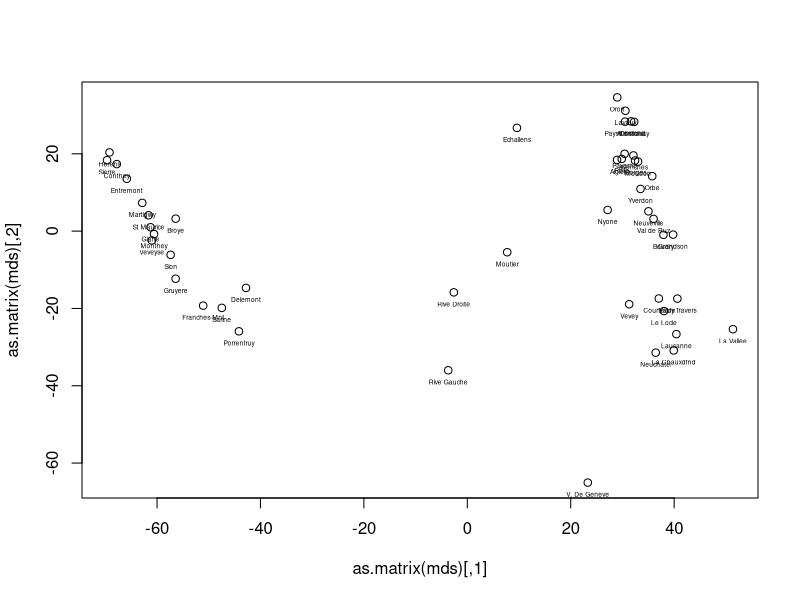
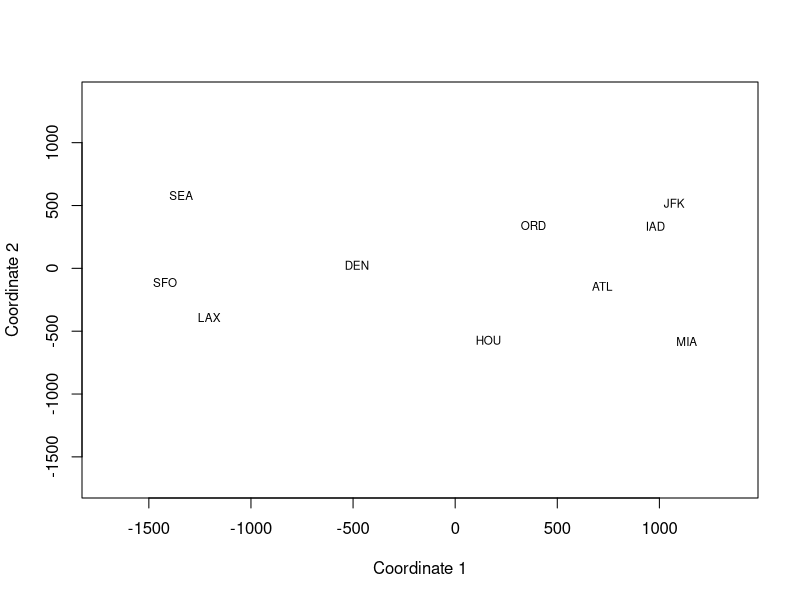

The R script that drew these images, in order: (Note: this script raises an error after producing the figures.)
# Example 4.4.2 on p. 110 of Everitt & Hothorn
# Data matrix of dim. 10x5
X <- matrix(c(
  3, 5, 6, 1, 4, 2, 0, 0, 7, 2,
  4, 1, 2, 1, 7, 2, 4, 6, 6, 1,
  4, 1, 0, 1, 3, 5, 1, 4, 5, 4,
  6, 7, 2, 0, 6, 1, 1, 3, 1, 3,
  1, 3, 6, 3, 2, 0, 1, 5, 4, 1), nrow = 10)
X

(D <- dist(X))

# Classical Multidimensional Scaling:
cmdscale(D, k = 9, eig = TRUE)
# Tries to recover data X from the distance matrix D
# You can specify any dimension k up to N-1
# Note p = 5, N = 10, so we tried MDS with maximum k
# Eigenvalues are of the matrix B = XX' estimated by
# b_ij = -0.5(d^2_ij - d^_i - d^2_j + d^2)

# Check the MDS achieves complete recovery of the original distances when k =5:
cmdscale(D, k = 5)
# Note the "recovered" points are not the same as the original data X but distances are:
max(abs(dist(X) - dist(cmdscale(D, k = 5))))

# Check duality between MDS and PCA:
max(abs(prcomp(X)$x) - abs(cmdscale(D, k = 5)))
# Note classical MDS with Euclidean distances is equivalent to PCA on covariance matrix

# Non-Euclidean distances:
X_m <- cmdscale(dist(X, method = "manhattan"), k = nrow(X) - 1, eig = TRUE)

# Eigenvalues:
(X_eigen <- X_m$eig)
# Notice some negative eigenvalues since
# When the observed proximity matrix is not Euclidean, the matrix B is
# not positive-definite. 

# Applying criteria for choosing lower dimension:
cumsum(abs(X_eigen)) / sum(abs(X_eigen))
cumsum(X_eigen^2) / sum(X_eigen^2)
# Values above 0.8 are good

# First suggest 4
# Second suggests 3


# Example: fertility and socio-economic data on 47 French speaking provinces in Switzerland.
data("swiss")
head(swiss)

mds = cmdscale(dist(swiss) )
plot(as.matrix(mds))
text(as.matrix(mds)[,1], as.matrix(mds)[,2] , 
     rownames(mds), cex = 0.4,pos=1 )


# Data from Table 4.1 on p. 113 of Everitt and Hothorn:
# (Same as Ex 16.1.2 on p. 559 of Rencher)
# Airline distances:
# The book has a typo in the distance between Atlanta and Seattle!

"airline.dist" <-
  structure(.Data = list(c(0, 587, 1212, 701, 1936, 604, 748, 2139, 2182, 543)
                         , c(587, 0, 920, 940, 1745, 1188, 713, 1858, 1737, 597)
                         , c(1212, 920, 0, 879, 831, 1726, 1631, 949, 1021, 1494)
                         , c(701, 940, 879, 0, 1374, 968, 1420, 1645, 1891, 1220)
                         , c(1936, 1745, 831, 1374, 0, 2339, 2451, 347, 959, 2300)
                         , c(604, 1188, 1726, 968, 2339, 0, 1092, 2594, 2734, 923)
                         , c(748, 713, 1631, 1420, 2451, 1092, 0, 2571, 2408, 205)
                         , c(2139, 1858, 949, 1645, 347, 2594, 2571, 0, 678, 2442)
                         , c(218, 1737, 1021, 1891, 959, 2734, 2408, 678, 0, 2329)
                         , c(543, 597, 1494, 1220, 2300, 923, 205, 2442, 2329, 0)
  )
  , names = c("ATL", "ORD", "DEN", "HOU", "LAX", "MIA",    
              "JFK", "SFO", "SEA", "IAD")
  , row.names = c("ATL", "ORD", "DEN", "HOU", "LAX", "MIA",
                  "JFK", "SFO", "SEA", "IAD")     
  , class = "data.frame"
  )

airdist <- as.dist(as.matrix(airline.dist))
airdist


# MDS
airline_mds <- cmdscale(airdist, k = 9, eig = TRUE)
airline_mds$points

# Eigenvalues:
(lam <- airline_mds$eig)
# Note distances are not Euclidean so we have negative eigenvalues

# Checking adequacy:
cumsum(abs(lam)) / sum(abs(lam))
cumsum(lam^2) / sum(lam^2)
# m =2 is good

# Plot the MDS:
lim <- range(airline_mds$points[,1] * (-1)) * 1.2
plot(airline_mds$points[,1] * (-1), airline_mds$points[,2]*(-1) ,
     type = "n", xlab = "Coordinate 1", ylab = "Coordinate 2",
     xlim = lim, ylim = lim)
text(airline_mds$points[,1] *(-1), airline_mds$points[,2]*(-1) , 
     labels(airdist), cex = 0.7)
# Notice how well the geographic location of the airports has been recovered!


## Voting example:
library("MASS")
install.packages("HSAUR2")
data("voting", package = "HSAUR2")
voting
# Romesburg (1984) gives a set of data that shows the number of times 15 congressmen 
# from NJ voted differently in the House of Representatives on 19 environmental bills.

# Kruskal's Non-metric Multidimensional Scaling
voting_mds <- isoMDS(voting)

x <- voting_mds$points[,1]
y <- voting_mds$points[,2]
plot(x, y, xlab = "Coordinate 1", ylab = "Coordinate 2",
     xlim = range(voting_mds$points[,1])*1.2, type = "n")
text(x, y, labels = colnames(voting), cex = 0.6)

# Shepard diagram
voting_sh <- Shepard(voting[lower.tri(voting)],
                     voting_mds$points)

plot(voting_sh, pch = 15, xlab = "Dissimilarity",
     ylab = "Distance", xlim = range(voting_sh$x), 
     ylim = range(voting_sh$x))
lines(voting_sh$x, voting_sh$yf, type = "S")
# A Shepard diagram plots MDS distances on the y-axis vs the input proximities 
# (/distances/similarities/dissimilarities) on the x-axis.

## Exercsise:
# Use the eurodist built-in dataset
eurodist

# a) Use cmdscale to obtain 2-dimensional MDS analysis. 
# Plot the results with city names as labels.

# b) Use isoMDS with k = 1, 2 and 3
